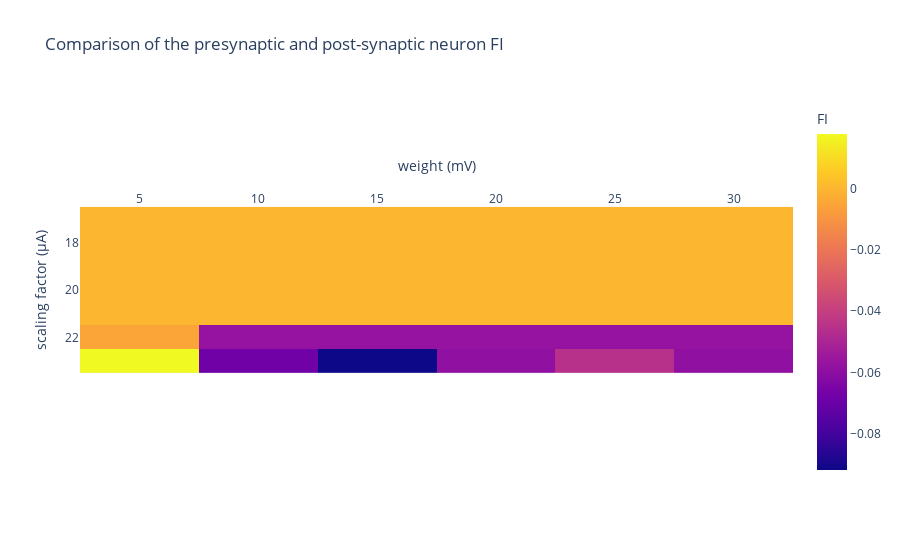

The notebook cell this image was saved under:
### Code cell
compare_data = np.reshape((data_PC['F_I'].to_numpy() - data_PC_neutr['F_I'].to_numpy()), (len(scales), len(weights)))
fig = px.imshow(compare_data,
                labels=dict(x="weight (mV)", y="scaling factor (\u03bcA)", color="FI"),
                x=weights,
                y=scales,
                title ='Comparison of the presynaptic and post-synaptic neuron FI'
                )
fig.update_xaxes(side="top")
fig.show()

### Figure 1 — Plotly figure (JSON) as saved in the notebook; plotly's stock layout.template omitted (floating-point values rounded to 4 significant figures)
{"data": [{"coloraxis": "coloraxis", "name": "0", "x": [5, 10, 15, 20, 25, 30], "y": [17, 18, 19, 20, 21, 22, 23], "z": [[0.0, 0.0, 0.0, 0.0, 0.0, 0.0], [0.0, 0.0, 0.0, 0.0, 0.0, 0.0], [0.0, 0.0, 0.0, 0.0, 0.0, 0.0], [0.0, 0.0, 0.0, 0.0, 0.0, 0.0], [0.0, 0.0, 0.0, 0.0, 0.0, 0.0], [-0.005063, -0.05727, -0.0573, -0.0573, -0.05734, -0.05734], [0.01784, -0.06821, -0.09185, -0.05864, -0.04547, -0.0587]], "type": "heatmap", "xaxis": "x", "yaxis": "y", "hovertemplate": "weight (mV): %{x}<br>scaling factor (μA): %{y}<br>FI: %{z}<extra></extra>"}], "layout": {"xaxis": {"anchor": "y", "domain": [0.0, 1.0], "scaleanchor": "y", "constrain": "domain", "title": {"text": "weight (mV)"}, "side": "top"}, "yaxis": {"anchor": "x", "domain": [0.0, 1.0], "autorange": "reversed", "constrain": "domain", "title": {"text": "scaling factor (μA)"}}, "coloraxis": {"colorbar": {"title": {"text": "FI"}}, "colorscale": [[0.0, "#0d0887"], [0.1111, "#46039f"], [0.2222, "#7201a8"], [0.3333, "#9c179e"], [0.4444, "#bd3786"], [0.5556, "#d8576b"], [0.6667, "#ed7953"], [0.7778, "#fb9f3a"], [0.8889, "#fdca26"], [1.0, "#f0f921"]]}, "title": {"text": "Comparison of the presynaptic and post-synaptic neuron FI"}}}
